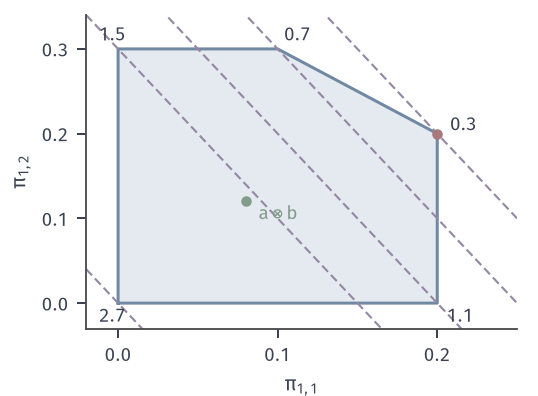

This figure's Python source:
from pathlib import Path
import sys
HERE = Path(__file__).resolve().parent
sys.path.insert(0, str(HERE.parent/'ot-common'))
from common import *
# 2x3 transport polytope: a=(0.4,0.6) at x=0,2; b=(0.2,0.3,0.5) at y=0,1,2; c=(x-y)^2.
# Coordinates s=pi_{1,1}, t=pi_{1,2}; feasible set 0<=s<=0.2, 0<=t<=0.3, s+t<=0.4.
# Cost = 2.7 - 8 s - 4 t, minimized at the vertex (0.2, 0.2) with value 0.3.
a = np.array([.4, .6]); b = np.array([.2, .3, .5]); C = (np.array([0, 2.])[:, None]-np.arange(3.)[None, :])**2
def full(s, t):
    return np.array([[s, t, a[0]-s-t], [b[0]-s, b[1]-t, b[2]-(a[0]-s-t)]])
V = np.array([[0, 0], [.2, 0], [.2, .2], [.1, .3], [0, .3]])
for s, t in V:
    assert full(s, t).min() > -1e-12
cost = lambda s, t: float((C*full(s, t)).sum())
fig, ax = figure(width_mm=76, height_mm=56)
panel(fig, left=.16, right=.96, top=.96, bottom=.17)
poly = np.vstack([V, V[:1]])
ax.fill(V[:, 0], V[:, 1], color=BLUE_FILL, lw=0)
ax.plot(poly[:, 0], poly[:, 1], color=BLUE, lw=1.2)
ss = np.linspace(-.02, .25, 2)
for lev in (.3, .7, 1.1, 1.5, 2.7):
    ax.plot(ss, (2.7-lev-8*ss)/4, color=PURPLE, lw=.85, ls=DASH)
off = {(0, 0): (-.012, -.022), (.2, 0): (.006, -.022), (.2, .2): (.008, .004), (.1, .3): (.004, .01), (0, .3): (-.012, .01)}
for (s0, t0), (dx, dy) in off.items():
    ax.text(s0+dx, t0+dy, f'{cost(s0, t0):.1f}', color=INK, fontsize=7.5)
ind = np.outer(a, b)
dot(ax, ind[0, 0], ind[0, 1], color=GREEN)
ax.text(ind[0, 0]+.008, ind[0, 1]-.022, '$a\\otimes b$', color=GREEN, fontsize=7.5)
dot(ax, .2, .2)
ax.set_xlim(-.02, .25); ax.set_ylim(-.03, .34)
ax.set_xlabel('$\\pi_{1,1}$'); ax.set_ylabel('$\\pi_{1,2}$')
ax.set_xticks([0, .1, .2]); ax.set_yticks([0, .1, .2, .3])
save(fig, HERE, 'figure', {'vertices': V.tolist(), 'vertex_costs': [cost(*v) for v in V],
                           'independent_cost': float((C*ind).sum()), 'optimum': full(.2, .2).tolist()})
